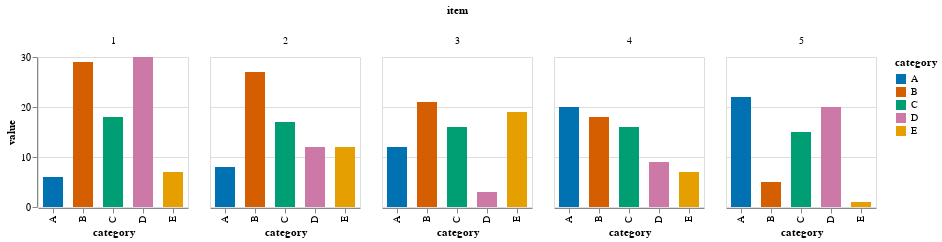

The notebook cell saved with this chart:
### Markdown cell above
## Grouped Bar Chart

**Recommendation**: Use a grouped bar chart if the focus is on comparison of values across categories within each item, while still enabling comparisons across items.

_Note that if quantities add up to the same total for each item, then a grouped bar chart is equivalent to multiple pie charts, yet a grouped bar chart affords more accurate readings of values and comparisons._

### Code cell
# create grouped bar chart
alt.Chart(data).mark_bar(size=20).encode(
    alt.Y('value:Q'),
    alt.X('category:N'),
    alt.Color('category:N',scale=oi_scale),
    alt.Column('item:N') # facet by item
).properties(
    width=150,
    height=150
)

### Figure 1 — Vega-Lite specification as saved in the notebook (floating-point values rounded to 4 significant figures)
{"$schema": "https://vega.github.io/schema/vega-lite/v2.4.3.json", "config": {"view": {"height": 300, "width": 400}}, "data": {"values": [{"category": "A", "item": "1", "value": "6"}, {"category": "A", "item": "2", "value": "8"}, {"category": "A", "item": "3", "value": "12"}, {"category": "A", "item": "4", "value": "20"}, {"category": "A", "item": "5", "value": "22"}, {"category": "B", "item": "1", "value": "29"}, {"category": "B", "item": "2", "value": "27"}, {"category": "B", "item": "3", "value": "21"}, {"category": "B", "item": "4", "value": "18"}, {"category": "B", "item": "5", "value": "5"}, {"category": "C", "item": "1", "value": "18"}, {"category": "C", "item": "2", "value": "17"}, {"category": "C", "item": "3", "value": "16"}, {"category": "C", "item": "4", "value": "16"}, {"category": "C", "item": "5", "value": "15"}, {"category": "D", "item": "1", "value": "30"}, {"category": "D", "item": "2", "value": "12"}, {"category": "D", "item": "3", "value": "3"}, {"category": "D", "item": "4", "value": "9"}, {"category": "D", "item": "5", "value": "20"}, {"category": "E", "item": "1", "value": "7"}, {"category": "E", "item": "2", "value": "12"}, {"category": "E", "item": "3", "value": "19"}, {"category": "E", "item": "4", "value": "7"}, {"category": "E", "item": "5", "value": "1"}]}, "encoding": {"color": {"field": "category", "scale": {"domain": ["A", "B", "C", "D", "E"], "range": ["#0072B2", "#D55E00", "#009E73", "#CC79A7", "#E69F00"]}, "type": "nominal"}, "column": {"field": "item", "type": "nominal"}, "x": {"field": "category", "type": "nominal"}, "y": {"field": "value", "type": "quantitative"}}, "height": 150, "mark": {"size": 20, "type": "bar"}, "width": 150}
